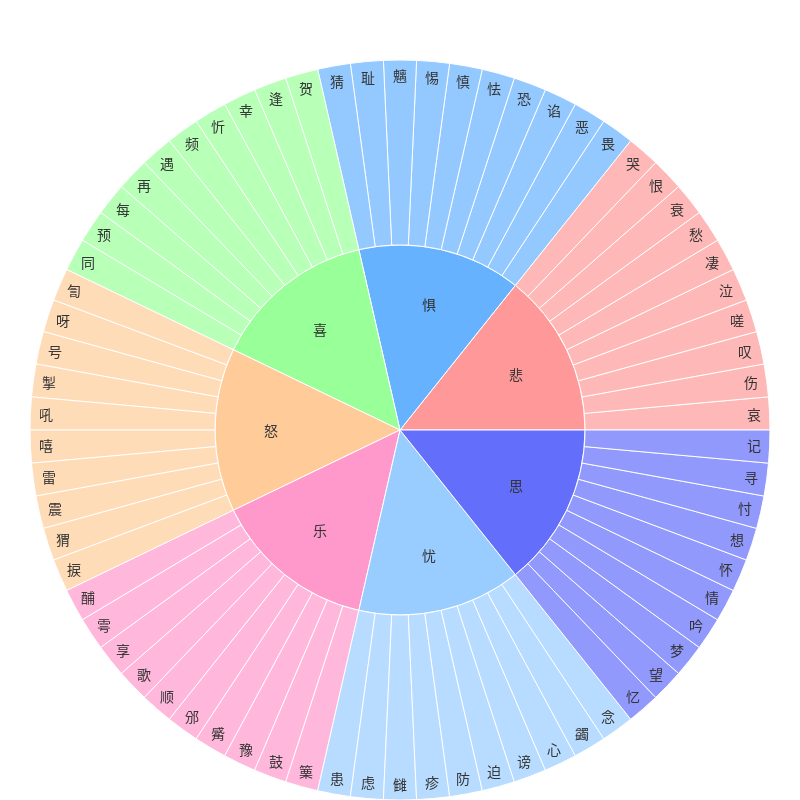

Write notebook code for a chart like this one.
### Code cell
import plotly.graph_objects as go
# 创建情感轮盘
emotion_dict = json.load(open('data/emotion_dict.json','r',encoding='utf-8'))
labels = list(emotion_dict.keys()) + [word for words in emotion_dict.values() for word in words]
parents = [''] * len(emotion_dict.keys()) + [emotion for emotion, words in emotion_dict.items() for word in words]

fig = go.Figure(go.Sunburst(
    labels=labels,
    parents=parents,
    marker=dict(
        # 使用明亮的颜色方案
        colors=['#FF9999', '#66B2FF', '#99FF99', '#FFCC99', '#FF99CC', '#99CCFF'],
        line=dict(color='white', width=1)
    ),
    textfont=dict(size=14, color='#333333')  # 调整文字大小和颜色
))

fig.update_layout(
    font_size=20,
    margin=dict(t=60, l=0, r=0, b=0),
    width=800,
    height=800,
    paper_bgcolor='rgba(255,255,255,0.8)',
    plot_bgcolor='rgba(255,255,255,0.8)'   
)
fig.show()

### Figure 1 — Plotly figure (JSON) as saved in the notebook; plotly's stock layout.template omitted (floating-point values rounded to 4 significant figures)
{"data": [{"labels": ["悲", "惧", "喜", "怒", "乐", "忧", "思", "哀", "伤", "叹", "嗟", "泣", "凄", "愁", "衰", "恨", "哭", "畏", "恶", "谄", "恐", "怯", "慎", "惕", "魑", "耻", "猜", "贺", "逢", "幸", "忻", "频", "遇", "再", "每", "预", "同", "訇", "呀", "号", "掣", "吼", "嘻", "雷", "震", "猬", "捩", "酺", "雩", "享", "歌", "顺", "邠", "觱", "豫", "鼓", "篥", "患", "虑", "雠", "疹", "防", "迫", "谤", "心", "蠲", "念", "忆", "望", "梦", "吟", "情", "怀", "想", "忖", "寻", "记"], "marker": {"colors": ["#FF9999", "#66B2FF", "#99FF99", "#FFCC99", "#FF99CC", "#99CCFF"], "line": {"color": "white", "width": 1}}, "parents": ["", "", "", "", "", "", "", "悲", "悲", "悲", "悲", "悲", "悲", "悲", "悲", "悲", "悲", "惧", "惧", "惧", "惧", "惧", "惧", "惧", "惧", "惧", "惧", "喜", "喜", "喜", "喜", "喜", "喜", "喜", "喜", "喜", "喜", "怒", "怒", "怒", "怒", "怒", "怒", "怒", "怒", "怒", "怒", "乐", "乐", "乐", "乐", "乐", "乐", "乐", "乐", "乐", "乐", "忧", "忧", "忧", "忧", "忧", "忧", "忧", "忧", "忧", "忧", "思", "思", "思", "思", "思", "思", "思", "思", "思", "思"], "textfont": {"color": "#333333", "size": 14}, "type": "sunburst"}], "layout": {"font": {"size": 20}, "height": 800, "margin": {"b": 0, "l": 0, "r": 0, "t": 60}, "paper_bgcolor": "rgba(255,255,255,0.8)", "plot_bgcolor": "rgba(255,255,255,0.8)", "width": 800}}
